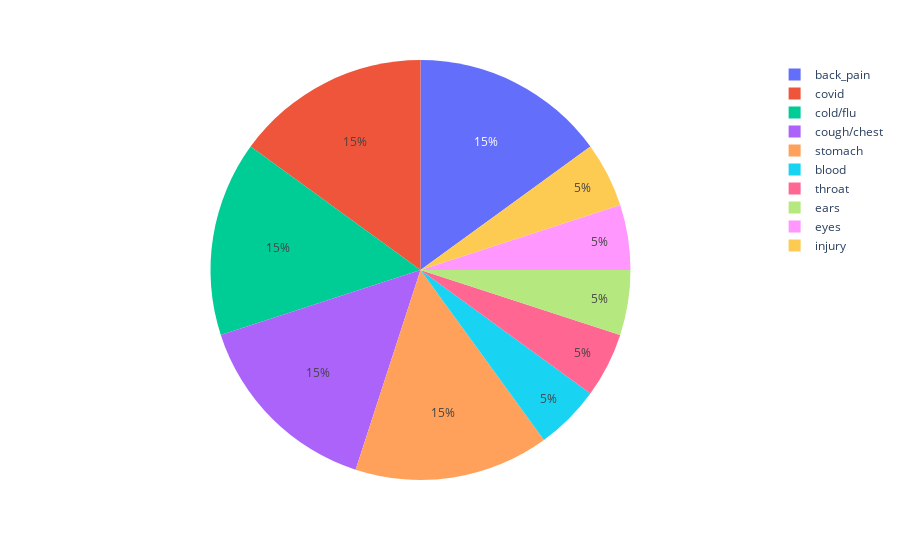

This figure's notebook cell:
### Code cell
fig = px.pie(patients, names='reason')
fig.show()

### Figure 1 — Plotly figure (JSON) as saved in the notebook; plotly's stock layout.template omitted (floating-point values rounded to 4 significant figures; data arrays with more than 128 entries replaced by an {"elided": "..."} marker saying what was removed)
{"data": [{"domain": {"x": [0, 1], "y": [0, 1]}, "hovertemplate": "reason=%{label}<extra></extra>", "labels": {"elided": "20000 str values"}, "legendgroup": "", "name": "", "showlegend": true, "type": "pie"}], "layout": {"legend": {"tracegroupgap": 0}, "margin": {"t": 60}}}
